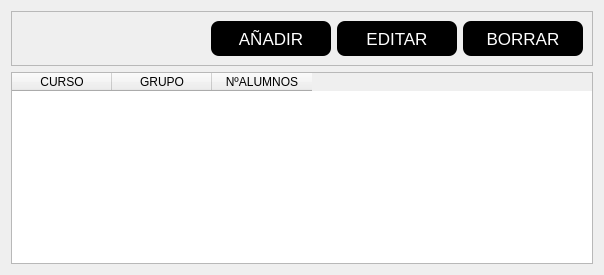
                <widget class="QWidget" name="clase">
                 <attribute name="title">
                  <string>Clase</string>
                 </attribute>
                 <layout class="QVBoxLayout" name="verticalLayout_11">
                  <item>
                   <widget class="QFrame" name="frame_5">
                    <property name="frameShape">
                     <enum>QFrame::StyledPanel</enum>
                    </property>
                    <property name="frameShadow">
                     <enum>QFrame::Raised</enum>
                    </property>
                    <layout class="QHBoxLayout" name="horizontalLayout">
                     <item>
                      <spacer name="horizontalSpacer_4">
                       <property name="orientation">
                        <enum>Qt::Horizontal</enum>
                       </property>
                       <property name="sizeType">
                        <enum>QSizePolicy::Preferred</enum>
                       </property>
                       <property name="sizeHint" stdset="0">
                        <size>
                         <width>190</width>
                         <height>20</height>
                        </size>
                       </property>
                      </spacer>
                     </item>
                     <item>
                      <widget class="QPushButton" name="btn_addclase">
                       <property name="minimumSize">
                        <size>
                         <width>120</width>
                         <height>35</height>
                        </size>
                       </property>
                       <property name="maximumSize">
                        <size>
                         <width>100</width>
                         <height>16777215</height>
                        </size>
                       </property>
                       <property name="styleSheet">
                        <string notr="true">*{
font:17px;
}
QPushButton{
color:white;
background:black;
border-radius:8px;
}
QPushButton:hover{
background-color:rgb(0, 170, 0);
 
border-radius:8px;
}</string>
                       </property>
                       <property name="text">
                        <string>AÑADIR</string>
                       </property>
                      </widget>
                     </item>
                     <item>
                      <widget class="QPushButton" name="btn_editclase">
                       <property name="minimumSize">
                        <size>
                         <width>120</width>
                         <height>35</height>
                        </size>
                       </property>
                       <property name="maximumSize">
                        <size>
                         <width>100</width>
                         <height>16777215</height>
                        </size>
                       </property>
                       <property name="styleSheet">
                        <string notr="true">*{
font:17px;
}
QPushButton{
color:white;
background:black;
border-radius:8px;
}
QPushButton:hover{
background-color:rgb(0, 170, 0);
 
border-radius:8px;
}</string>
                       </property>
                       <property name="text">
                        <string>EDITAR</string>
                       </property>
                      </widget>
                     </item>
                     <item>
                      <widget class="QPushButton" name="btn_borrarclase">
                       <property name="minimumSize">
                        <size>
                         <width>120</width>
                         <height>35</height>
                        </size>
                       </property>
                       <property name="maximumSize">
                        <size>
                         <width>100</width>
                         <height>16777215</height>
                        </size>
                       </property>
                       <property name="styleSheet">
                        <string notr="true">*{
font:17px;
}
QPushButton{
color:white;
background:black;
border-radius:8px;
}
QPushButton:hover{
background-color:rgb(0, 170, 0);
 
border-radius:8px;
}</string>
                       </property>
                       <property name="text">
                        <string>BORRAR</string>
                       </property>
                      </widget>
                     </item>
                    </layout>
                   </widget>
                  </item>
                  <item>
                   <widget class="QTableWidget" name="tbl_clases">
                    <column>
                     <property name="text">
                      <string>CURSO</string>
                     </property>
                    </column>
                    <column>
                     <property name="text">
                      <string>GRUPO</string>
                     </property>
                    </column>
                    <column>
                     <property name="text">
                      <string>NºALUMNOS</string>
                     </property>
                    </column>
                   </widget>
                  </item>
                 </layout>
                </widget>
